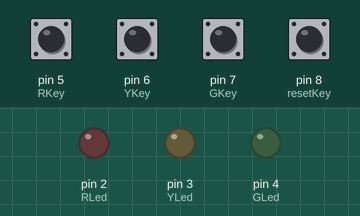
Simulated run of this sketch. Board: Arduino Uno, built with avr-gcc and run on an emulated ATmega328P. On the bench: output pins drawn as LEDs (lit = HIGH). The test bench sets the inputs (shaded band); at power-on: pin 5 (RKey), pin 6 (YKey), pin 7 (GKey), pin 8 (resetKey) HIGH.

Above: at 1.2 s.
1.3 s: pin 5 (RKey) pulled LOW for 0.15 s
At 2.2 s:
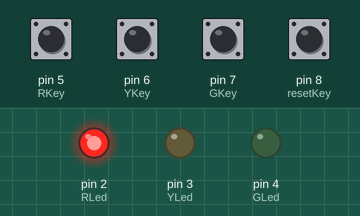
2.9 s: pin 8 (resetKey) pulled LOW for 0.15 s
At 3.4 s:
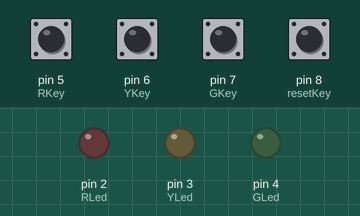
4.5 s: pin 6 (YKey) pulled LOW for 0.15 s
At 5.7 s:
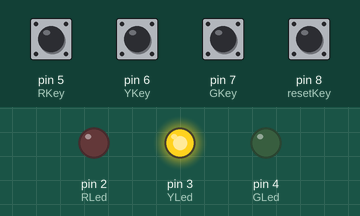
6.1 s: pin 8 (resetKey) pulled LOW for 1 s
At 7.1 s:
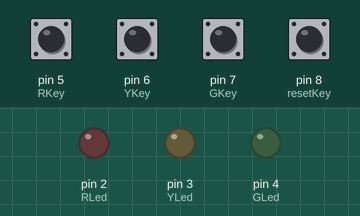
8.6 s: pin 7 (GKey) pulled LOW for 0.15 s
At 9.0 s:
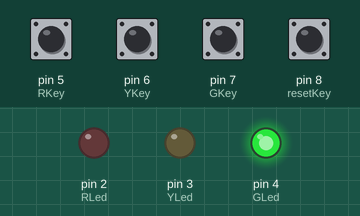
Timing chart, 0 to 11.2 s (numbered marks = the images above; inputs shaded):
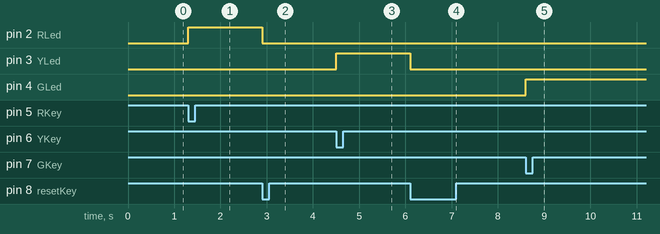

The sketch:

Key_Control_Led.ino
```cpp
int RLed=2;
int YLed=3;
int GLed=4;
int RKey=5;
int YKey=6;
int GKey=7;
int resetKey=8;

void setup() {
  pinMode(RLed,OUTPUT);
  pinMode(YLed,OUTPUT);
  pinMode(GLed,OUTPUT);
  pinMode(RKey,INPUT_PULLUP);
  pinMode(YKey,INPUT_PULLUP);
  pinMode(GKey,INPUT_PULLUP);
  pinMode(resetKey,INPUT_PULLUP);
}

void loop() {
  if(digitalRead(RKey)==LOW)
  RED();
  if(digitalRead(YKey)==LOW)
  YELLOW();
  if(digitalRead(GKey)==LOW)
  GREEN();
}

//以下为函数定义
void RED()
{
  while(digitalRead(resetKey)==1)//判断复位键是否按下
  {
  digitalWrite(RLed,HIGH);
  digitalWrite(YLed,LOW);
  digitalWrite(GLed,LOW);
  }
  CLEAR();
}
void YELLOW()
{
  while(digitalRead(resetKey)==1)
  {
  digitalWrite(RLed,LOW);
  digitalWrite(YLed,HIGH);
  digitalWrite(GLed,LOW);
  }
  CLEAR();
}
void GREEN()
{
  while(digitalRead(resetKey)==1)
  {
  digitalWrite(RLed,LOW);
  digitalWrite(YLed,LOW);
  digitalWrite(GLed,HIGH);
  }
  CLEAR();
}
void CLEAR()//复位键按下后熄灭所有小灯
{
  digitalWrite(RLed,LOW);
  digitalWrite(YLed,LOW);
  digitalWrite(GLed,LOW);
}
```

Measured:
- after the input at 1.3 s, pin 2 (RLed): LOW → HIGH at once
- after the input at 2.9 s, pin 2 (RLed): HIGH → LOW at once
- after the input at 4.5 s, pin 3 (YLed): LOW → HIGH at once
- after the input at 6.1 s, pin 3 (YLed): HIGH → LOW at once
- after the input at 8.6 s, pin 4 (GLed): LOW → HIGH at once
